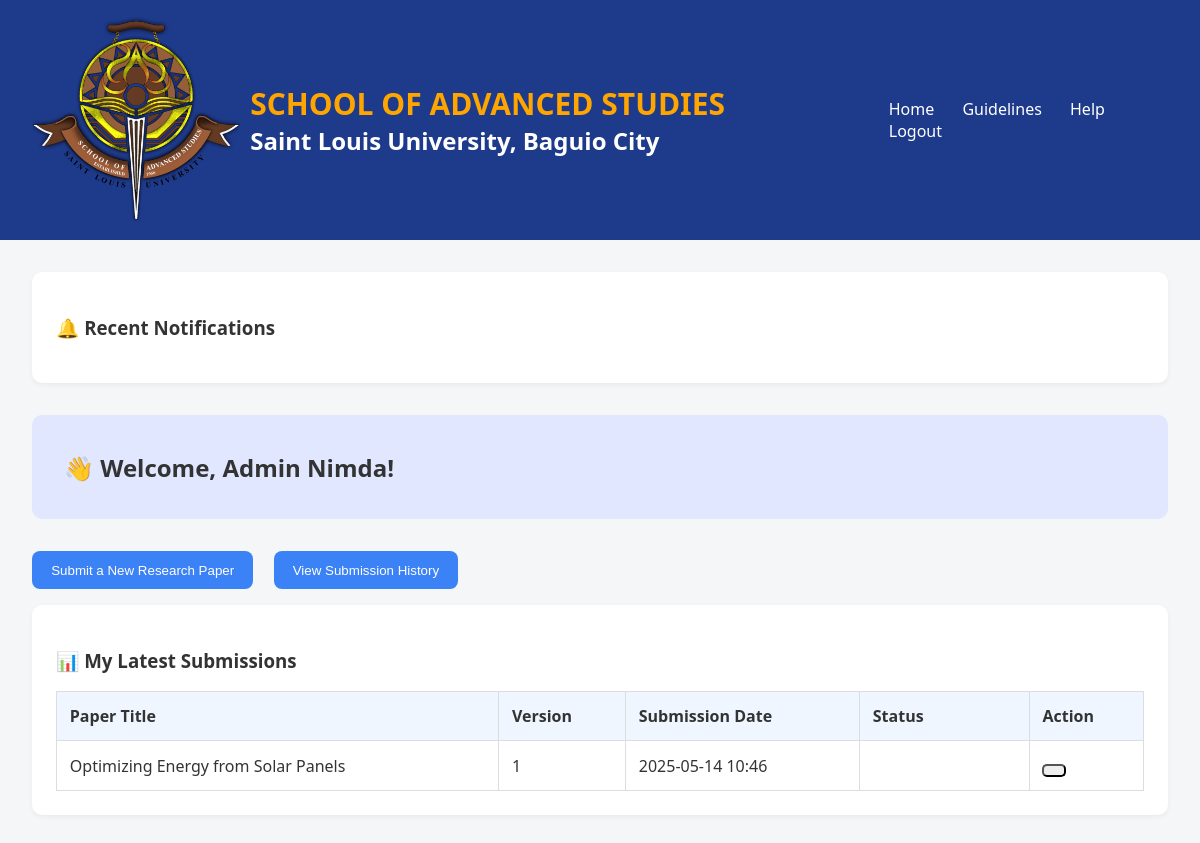
The page /submission/ (signed in) on the database its author committed.
### users/models.py (models this page shows, shortened)
class Users(AbstractBaseUser, PermissionsMixin):
    role = models.CharField(max_length=55)
    firstname = models.CharField(max_length=55)
    lastname = models.CharField(max_length=55)
    email = models.EmailField(max_length=255, unique=True) # Email should be unique
    is_active = models.BooleanField(default=True) # Can the user log in?
    is_staff = models.BooleanField(default=False) # Can the user access the admin site?
    USERNAME_FIELD = 'email'
    REQUIRED_FIELDS = ['firstname', 'lastname', 'role'] # Include other required fields
    objects = UsersManager()

### submission/models.py (models this page shows, shortened)
class Document(models.Model):
    did = models.IntegerField() # Corresponds to did in SQL
    dtitle = models.CharField(max_length=150) # Corresponds to dtitle in SQL
    file_path = models.FileField(upload_to='documents/') # Corresponds to file_path in SQL (VARCHAR)
    version = models.IntegerField(default=1) # Corresponds to version in SQL
    class Meta:
        unique_together = (('did', 'version'),)

class DocumentSubmissionLog(models.Model):
    document = models.ForeignKey(Document, on_delete=models.CASCADE)
    submitted_by = models.ForeignKey(settings.AUTH_USER_MODEL, on_delete=models.CASCADE)
    submission_timestamp = models.DateTimeField(auto_now_add=True)
    class Meta:
        ordering = ['document', 'submission_timestamp']

### submission/views.py (the view, shortened to what this page needs)
# urls.py: path('submission/', include('submission.urls')),
def submission(request):
    if not request.user.is_authenticated:
        messages.error(request, "Please log in to access the submission page.")
        return redirect('login') # Assuming 'login' is the URL name for the login page
    try:
        user_instance = Users.objects.get(pk=request.user.pk)
    except Users.DoesNotExist:
        messages.error(request, "User not found in database. Please log in again.")
        logout(request)
        return redirect('login')
    except Exception as e:
        messages.error(request, f"Error fetching user details: {e}")
        logout(request)
        return redirect('login')
    programs = Program.objects.all()
    doc_eval_notifications = DocumentEvaluation.objects.filter(dauthor__pk=user_instance.pk).select_related('did')
    submitted_document_pks = DocumentDetails.objects.filter(dauthor__pk=user_instance.pk).values_list('did__pk', flat=True)
    latest_versions_subquery = Document.objects.filter(
        did=OuterRef('did')
    ).order_by('-version').values('version')[:1]
    latest_documents = Document.objects.filter(
        pk__in=submitted_document_pks,
        version=Subquery(latest_versions_subquery)
    ).select_related('documentdetails')
    user_latest_submissions_data = []
    for document in latest_documents:
        evaluation = DocumentEvaluation.objects.filter(did__did=document.did).order_by('-id').first()
        status = "Submitted" # Default status if no evaluation is found
        if evaluation:
            status = evaluation.status # Get status from evaluation if it exists
        action_text = ""
        if status == 'Under Review':
            action_text = "View"
        elif status == 'Revision Required':
            action_text = "Resubmit"
        elif status == 'Accepted':
            action_text = "OK"
        submission_log_entry = DocumentSubmissionLog.objects.filter(
            document=document
        ).order_by('-submission_timestamp').first()
        submitted_at = submission_log_entry.submission_timestamp if submission_log_entry else None
        user_latest_submissions_data.append({
            'document_obj': document,
            'title': document.dtitle,
            'status': status,          # Pass the determined status
            'action_text': action_text, # Pass the determined action text
            'version': document.version,
            'submitted_at': submitted_at,
        })
    all_user_documents = Document.objects.filter(
        documentdetails__dauthor__pk=user_instance.pk # Use the reverse relation and filter by user's PK
    ).order_by('did', 'version')
    user_history_data = []
    for document in all_user_documents:
        evaluation = DocumentEvaluation.objects.filter(did__did=document.did).order_by('-id').first()
        status = "Submitted"
        if evaluation:
            status = evaluation.status
        action_text = "View"
        if status == 'Accepted':
             action_text = "OK"
        submission_log_entry = DocumentSubmissionLog.objects.filter(
            document=document
        ).order_by('-submission_timestamp').first()
        submitted_at = submission_log_entry.submission_timestamp if submission_log_entry else None
        user_history_data.append({
            'document_obj': document,
            'title': document.dtitle,
            'version': document.version,
            'status': status,
            'action_text': action_text,
            'submitted_at': submitted_at,
        })
    context = {
        'doc_eval': doc_eval_notifications, # Data for the notification section
        'programs': programs, # Data for the program dropdown (optional if using text input)
        'latest_submissions': user_latest_submissions_data, # Data for the "My Latest Submissions" table
        'submission_history': user_history_data, # Data for the "Submission History" table
    }
    return render(request, 'submission/submission.html', context)

### submission/templates/submission/submission.html (shortened to what this page needs)
{% extends 'layout.html' %}
{% load static %}
{% block style %}
<link rel="stylesheet" href="{% static 'css/submission.css' %}">
{% endblock %}
{% block content %}
    <header>
        <div class="logo-container">
        <img src="{% static 'images/SAS Logo.png' %}" alt="Institution Logo" class="logo" />
        <div class="institution-name">
          <span>SCHOOL OF ADVANCED STUDIES</span>
          <span class="university-name">Saint Louis University, Baguio City</span>
        </div>
        </div>
        <nav>
           <a href="{% url 'submission' %}">Home</a>
           <a href="{% url 'guidelines' %}">Guidelines</a>
           <a href="{% url 'help' %}">Help</a>
           <a href="{% url 'logout' %}">Logout</a>
        </nav>
    </header>
    <div class="container">
      <div class="notifications">
      <h3>🔔 Recent Notifications</h3>
    </div>
    <div class="welcome">
      <h2>👋 Welcome, <span id="studentName">{{ request.user.firstname }} {{ request.user.lastname }}</span>!</h2>
    </div>
    <div class="actions">
        <button type="button" id="showSubmitPaper">Submit a New Research Paper</button>
        <button type="button" id="showSubmissionHistory">View Submission History</button>
    </div>
    <div id="mySubmissionsSection">
        <div class="status">
          <h3>📊 My Latest Submissions</h3>
          <table>
            <thead>
              <tr>
                <th>Paper Title</th>
                <th>Version</th>
                <th>Submission Date</th>
                <th>Status</th>
                <th>Action</th>
              </tr>
            </thead>
        <tbody>
              {% for submission in latest_submissions %}
                <tr>
                  <td>{{ submission.title }}</td>
                  <td>{{ submission.version }}</td>
                  <td>{{ submission.submitted_at|date:"Y-m-d H:i" }}</td>
                  <td>
                    {% if submission.status == 'Under Review'%}
                      <span class="badge under-review">Under Review</span>
                    {% elif submission.status == 'Revision Required' %}
                      <span class="badge revision">Revision Required</span>
                    {% elif submission.status == 'Accepted' %}
                      <span class="badge accepted">Accepted</span>
                    {% else %}
                      <span class="badge submitted">{{ submission.status }}</span>
                    {% endif %}
                  </td>
                  <td>
                    {% if submission.action_text == 'View' %}
                      <a href="{% url 'document_detail' document_pk=submission.document_obj.pk %}" class="badge under-review">{{ submission.action_text }}</a>
                    {% elif submission.action_text == 'Resubmit' %}
                       <a href="{% url 'resubmit_document' document_pk=submission.document_obj.pk %}" class="badge revision">{{ submission.action_text }}</a>
                    {% elif submission.action_text == 'Download' %}
                       <a href="{% url 'download_accepted_paper' document_pk=submission.document_obj.pk %}" class="badge accepted">{{ submission.action_text }}</a>
                    {% else %}
                       <button class="badge">{{ submission.action_text }}</button>
                    {% endif %}
                  </td>
                </tr>
              {% endfor %}
            </tbody>
          </table>
        </div>
    </div>
</div>
{% endblock %}

### static/css/submission.css (style rules this page uses)
body { font-family: 'Segoe UI', Tahoma, Geneva, Verdana, sans-serif; margin: 0; padding: 0; background-color: #f4f6f8; color: #333; }
header { background-color: #1e3a8a; color: white; padding: 1rem 2rem; display: flex; justify-content: space-between; align-items: center; }
.institution-name { font-size: 30px; font-weight: bold; color: orange; }
.institution-name span { display: block; }
.university-name { font-size: 24px; font-weight: bold; color: white; }
nav a { color: white; margin-left: 1.5rem; text-decoration: none; font-weight: 500; }
.container { max-width: 1200px; margin: auto; padding: 2rem; }
.logo-container { display: flex; align-items: center; gap: 10px; }
.logo { width: 25%; height: auto; }
.welcome { background-color: #e0e7ff; padding: 1rem 2rem; border-radius: 10px; margin-bottom: 2rem; }
.actions button { background-color: #3b82f6; color: white; border: none; padding: 0.7rem 1.2rem; margin-right: 1rem; margin-bottom: 1rem; border-radius: 8px; cursor: pointer; }
.panel, .status, .notifications { background-color: white; padding: 1.5rem; border-radius: 10px; margin-bottom: 2rem; box-shadow: 0 2px 5px rgba(0,0,0,0.05); }
table { width: 100%; border-collapse: collapse; }
table th, table td { border: 1px solid #ddd; padding: 0.8rem; text-align: left; }
table th { background-color: #eff6ff; }
.badge { padding: 0.3rem 0.6rem; border-radius: 5px; font-size: 0.9rem; color: white; }

### rows shown on the page
Users: user.firstname "Admin", user.lastname "Nimda"
Document: title "Optimizing Energy from Solar Panels", version "1", submitted_at "2025-05-14 10:46"
